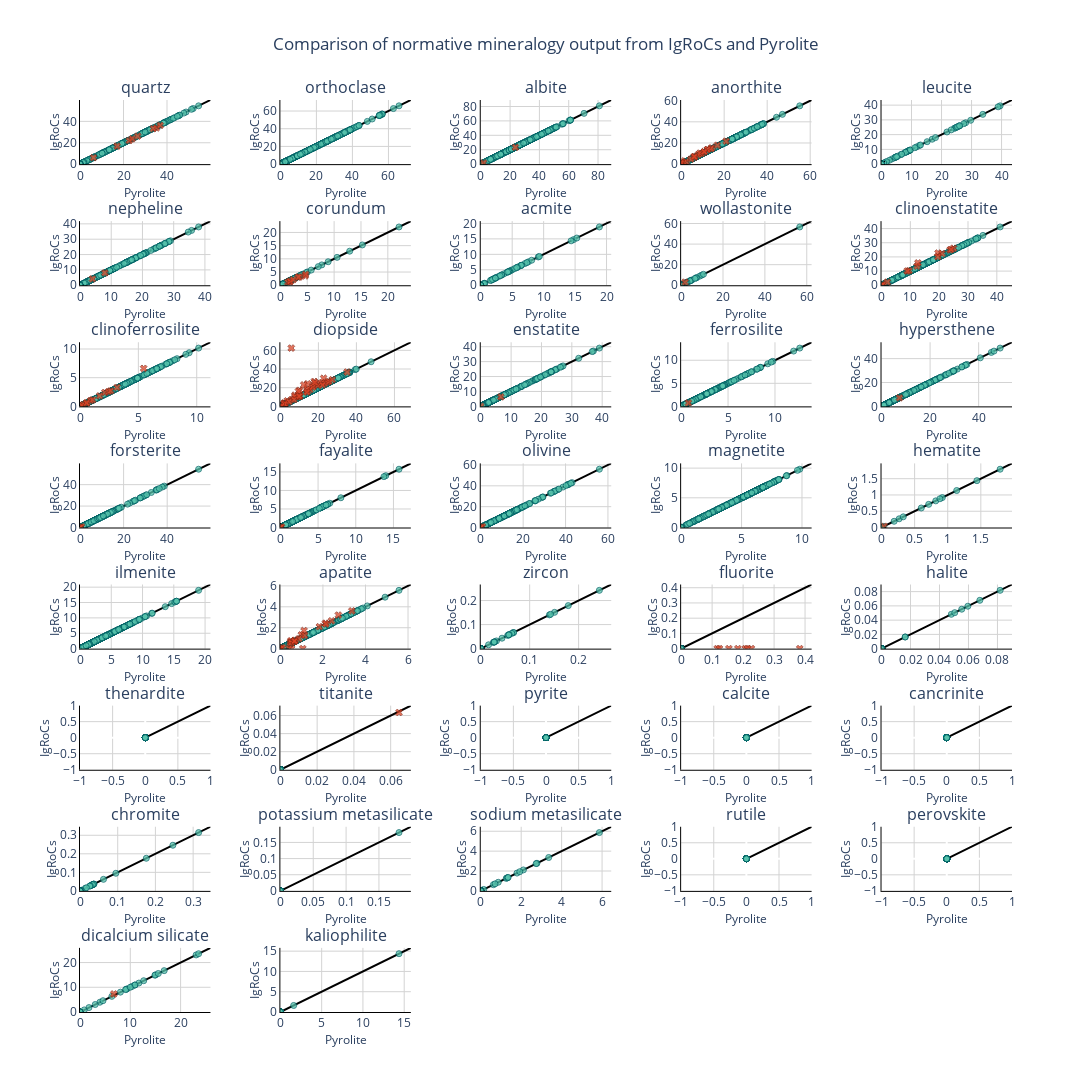

Here is the notebook cell this chart was saved with:
### Code cell
rows=8
cols=5

fig = make_subplots(rows=rows, cols=cols,subplot_titles=igrocs_norms_lemaitre.columns, horizontal_spacing=0.075)

list_index = 0
n_plots = len(igrocs_norms_lemaitre.columns)

for i in range(1,rows+1):
    for j in range(1,cols+1):
        if list_index + 1 <= n_plots:
            trace = igrocs_norms_lemaitre.columns[list_index]

            pct_diff_norms_filter = abs(pd.to_numeric(web_norms_lemaitre[trace], errors='coerce') - 
            pd.to_numeric(igrocs_norms_lemaitre[trace], errors='coerce')) / pd.to_numeric(igrocs_norms_lemaitre[trace], errors='coerce') > 0.01


            fig.append_trace(
                go.Scatter(
                    x=[0,100],
                    y=[0,100],
                    mode='lines',
                    line=dict(color='black')
                    ),
                row=i,
                col=j
            )

            fig.append_trace(
            go.Scatter(
                x=pd.to_numeric(web_norms_lemaitre[trace][pct_diff_norms_filter==False], errors='coerce').fillna(0),
                y=pd.to_numeric(igrocs_norms_lemaitre[trace][pct_diff_norms_filter==False], errors='coerce').fillna(0),
                mode='markers',
                marker=dict(
                        color="#57C4AD",
                        opacity=0.75,
                        line=dict(
                            color='#006164',
                            width=1)),
                name=trace
                ),
            row=i,
            col=j
            )

            fig.append_trace(
                go.Scatter(
                    x=pd.to_numeric(web_norms_lemaitre[trace][pct_diff_norms_filter], errors='coerce').fillna(0),
                    y=pd.to_numeric(igrocs_norms_lemaitre[trace][pct_diff_norms_filter], errors='coerce').fillna(0),
                    mode='markers',
                    marker=dict(
                        symbol='x',
                        color="#DB4325",
                        opacity=0.75,
                        line=dict(
                            color='#8b2a17',
                            width=1)),
                    name=trace
                    ),
                row=i,
                col=j
            )
            
            x_max = pd.to_numeric(web_norms_lemaitre[trace], errors='coerce').max()
            y_max =  pd.to_numeric(igrocs_norms_lemaitre[trace], errors='coerce').max()

            xy_max = max([x_max, y_max])*1.1

            fig.update_xaxes(
                title_text="webNORM",
                title_font = {"size": 12},
                title_standoff = 5,
                range=[0,xy_max],
                row=i,
                col=j,
                gridcolor='lightgrey',
                linecolor='black'
                )
            
            fig.update_yaxes(
                title_text='IgRoCs',
                title_font = {"size": 12},
                title_standoff = 0,
                range=[0,xy_max],
                row=i,
                col=j,
                gridcolor='lightgrey',
                linecolor='black'
                )

        list_index +=1

fig.update_layout(height=2200, width=1300, showlegend=False, title_text="Comparison of normative mineralogy output from IgRoCs and webNORM", plot_bgcolor='rgba(0,0,0,0)', title_x=0.5)
fig.show()
fig.write_image('Comparison of normative mineralogy output from IgRoCs and webNORM.svg')
